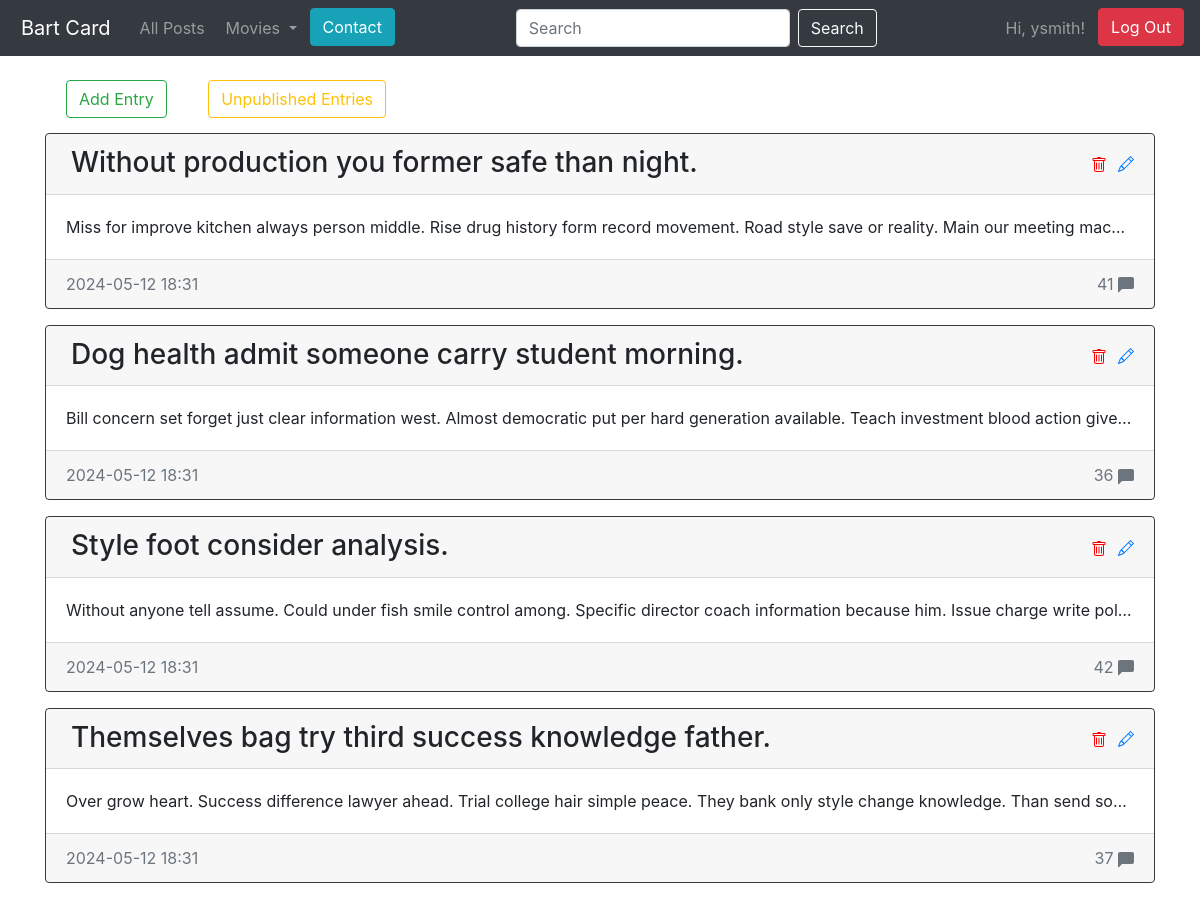
Page / (signed in) on the committed database.
### blog/models.py (models this page shows)
class Account(db.Model):
    id = db.Column(db.Integer, primary_key=True)  # Identyfikator konta
    username = db.Column(db.String(100), unique=True, nullable=False)  # Nazwa użytkownika
    password = db.Column(db.String(100), nullable=False)  # Hasło użytkownika
    comments = db.relationship('Comment', backref='account', lazy=True)  # Relacja jeden do wielu z komentarzami

class Entry(db.Model):
    id = db.Column(db.Integer, primary_key=True)  # Identyfikator wpisu
    title = db.Column(db.String(80), nullable=False)  # Tytuł wpisu
    body = db.Column(db.Text, nullable=False)  # Treść wpisu
    pub_date = db.Column(db.DateTime, nullable=False,
                         default=datetime.datetime.utcnow)  # Data publikacji
    is_published = db.Column(db.Boolean, default=False)  # Czy wpis jest opublikowany
    comments = db.relationship('Comment', backref='entry', lazy=True)  # Relacja z komentarzami

### blog/routes.py (the view)
@app.route('/')
def index():
    return posts(limit=4)

### blog/routes.py (called while the page is built)
def show_username():
    user_id = session.get('user_id')
    current_user = Account.query.get(user_id)
    return current_user

def get_list_types():
    return LIST_TYPES

@app.context_processor
def inject_list_types():
    return dict(list_types=get_list_types())

@app.context_processor
def utility_processor():
    def tmdb_image_url(path, size):
        return tmdb_client.get_poster_url(path, size)
    return {'tmdb_image_url': tmdb_image_url}

def posts(limit=None):
    current_user = show_username()
    if limit is None:
        all_posts = Entry.query.filter_by(is_published=True).order_by(Entry.pub_date.desc()).all()
    else:
        all_posts = Entry.query.filter_by(is_published=True).order_by(Entry.pub_date.desc()).limit(limit).all()
    comments_count = {entry.id: len(entry.comments) for entry in all_posts}
    return render_template('homepage.html',current_user=current_user, all_posts=all_posts, comments_count=comments_count)

### blog/templates/homepage.html (shortened to what this page needs)
{% extends 'base.html' %}
{% block content %}
    {% if session.logged_in %}
    <div class="block-inline">
        <a class="nav-link d-inline " href="{{ url_for('create_entry') }}">
            <button type="button" class="btn btn-outline-success">Add Entry</button>
        </a>
        <a class="nav-link d-inline " href="{{ url_for('unpublished_list') }}">
            <button type="button" class="btn btn-outline-warning">Unpublished Entries</button>
        </a>
    </div>
    {% endif %}
    {% for post in all_posts %}
        <div class="card border-dark mb-3" >
            <h3 class="card-header">
                <a href="{{url_for('entry_details', post_id=post.id)}}" style="color: inherit; text-decoration: inherit;">
                {{post.title}}
                </a>
            {% if session.logged_in %}
            <a class="modify-icon float-right" href={{url_for('edit_entry', entry_id=post.id)}}>
            </a>
            <form action="{{ url_for('delete_entry') }}" method="post" class="float-right">
                <button type="submit" class="delete-btn">
                </button>
            </form>
            {% endif %}
            </h3>
            <div class="card-body">
                <p class="card-text">
                    {{post.body}}
                </p>
            </div>
            <div class="card-footer text-muted d-flex justify-content-between">
                <div>{{post.pub_date.strftime('%Y-%m-%d %H:%M')}}</div>
                <div class="float-right">
                    {{comments_count[post.id]}}
                    <svg xmlns="http://www.w3.org/2000/svg" width="16" height="16" fill="currentColor" class="bi bi-chat-left-fill" viewBox="0 0 16 16">
                        <path d="M2 0a2 2 0 0 0-2 2v12.793a.5.5 0 0 0 .854.353l2.853-2.853A1 1 0 0 1 4.414 12H14a2 2 0 0 0 2-2V2a2 2 0 0 0-2-2z"/>
                    </svg>
                </div>
            </div>
        </div>
    {% endfor %}
{% endblock content%}

### blog/templates/base.html (shortened to what this page needs)
<!doctype html>
<html lang="en">
<head>
 <link rel="stylesheet" href="https://stackpath.bootstrapcdn.com/bootstrap/4.5.0/css/bootstrap.min.css"
>
</head>
<body>
  <body>
    <nav class="navbar navbar-expand-md navbar-dark bg-dark fixed-top">
      <a class="navbar-brand" href="{{ url_for('index') }}">Bart Card</a>
      <div class="collapse navbar-collapse" id="navbarsExampleDefault">
          <ul class="navbar-nav mr-auto">
              <li class="nav-item">
                  <a class="nav-link" href="{{ url_for('post_all') }}">All Posts</a>
              </li>
              <li class="nav-item dropdown">
                <a class="nav-link dropdown-toggle" href="#" id="navbarDropdown" role="button" data-toggle="dropdown" aria-haspopup="true" aria-expanded="false">
                  Movies
                </a>
              </li>
              <li class="nav-item">
                <a class="btn btn-info " href="{{url_for('contact')}}" role="button">Contact</a>
              </li>
          </ul>
            <form class="form-inline" action="/search_results" method="GET">
              <input class="form-control mr-sm-2" type="text" value="{% if query %}{{ query }}{% endif %}" placeholder="Search" aria-label="Search" name="search_bar">
              <button button class="btn btn-outline-light" type="submit">Search</button>
          </form>
          <ul class="navbar-nav ml-auto">
            {% if session.logged_in %}
                {% if current_user %}
                    <li class="nav-item ml-auto" style="margin-right: 5px;">
                        <span class="nav-link ml-auto">
                            Hi, {{ current_user.username }}!
                        </span>
                    </li>
                {% endif %}
                <li class="nav-item ml-auto">
                    <form class="form-inline my-2 my-lg-0" action="{{ url_for('logout') }}" method="POST">
                        <button class="btn btn-danger my-2 my-sm-0" type="submit">Log Out</button>
                    </form>
                </li>
            {% else %}
                <li class="nav-item ml-auto">
                    <a class="btn btn-success my-2 my-lg-0" href="{{ url_for('login_page') }}">Login</a>
                </li>
            {% endif %}
        </ul>
      </div>
    </nav>
 <main role="main" class="container">
   {% block content %}
   {% endblock %}
 </main>
</html>

### blog/templates/homepage.html (style rules this page uses)
body { padding-top: 5rem; }
.card { margin-top: 15px; }
.card-text { overflow: hidden; text-overflow: ellipsis; white-space: nowrap; }
a { margin-left: 5px; }
.delete-btn { border: none; background: transparent; }

### rows in the picture
Account: username "ysmith"
Entry: title "Without production you former safe than night.", body "Miss for improve kitchen always person middle. Rise drug history form record movement. Road style save or reality. Main our meeting mac…", pub_date "2024-05-12 18:31", comments_count "41"
Entry: title "Dog health admit someone carry student morning.", body "Bill concern set forget just clear information west. Almost democratic put per hard generation available. Teach investment blood action give…", pub_date "2024-05-12 18:31", comments_count "36"
Entry: title "Style foot consider analysis.", body "Without anyone tell assume. Could under fish smile control among. Specific director coach information because him. Issue charge write pol…", pub_date "2024-05-12 18:31", comments_count "42"
Entry: title "Themselves bag try third success knowledge father.", body "Over grow heart. Success difference lawyer ahead. Trial college hair simple peace. They bank only style change knowledge. Than send so…", pub_date "2024-05-12 18:31", comments_count "37"
